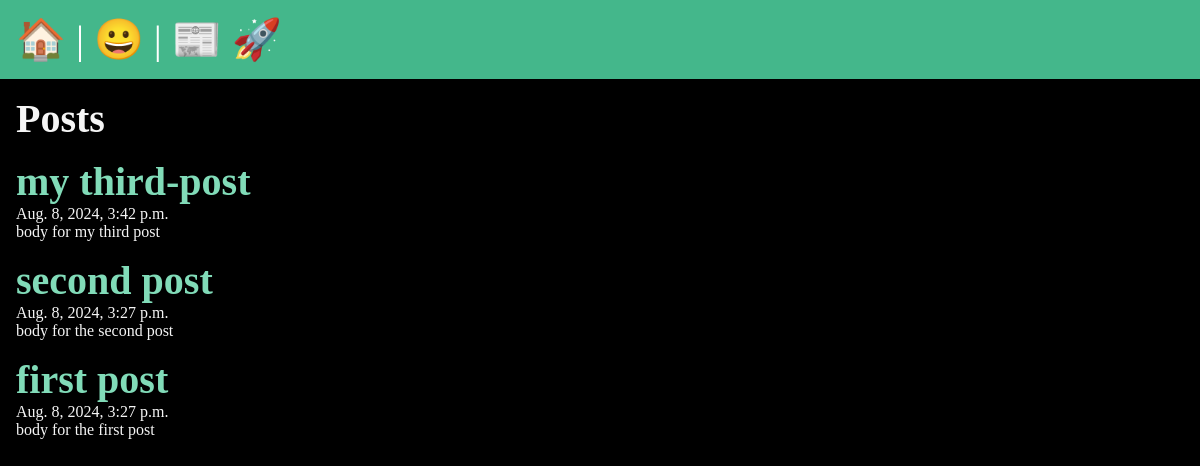
The app's page /posts/, older data.
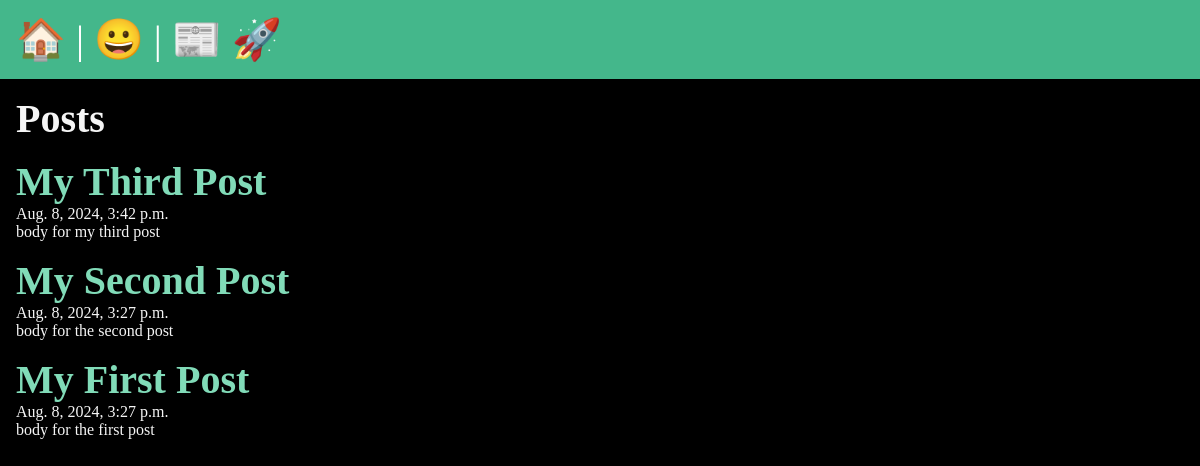
The same page, newer data.
### posts/models.py (models this page shows, shortened)
class Post(models.Model):
    title = models.CharField(max_length=75)
    body = models.TextField()
    slug = models.SlugField()
    date = models.DateTimeField(auto_now_add=True)
    banner = models.ImageField(default='fallback.png', blank=True)

### posts/views.py (the view)
# urls.py: path('', views.posts_list, name='list'),
def posts_list(request):
    posts = Post.objects.all().order_by('-date')
    return render(request, 'posts/posts_list.html', {'posts' : posts} )

### posts/templates/posts/posts_list.html (shortened to what this page needs)
{% extends "layout.html" %}
{% block content %}
    <section>
        <h1>Posts</h1>
        {% for post in posts  %}
            <article class="post">
                <h2>
                    <a href="{% url 'posts:post_page' slug=post.slug %}">
                        {{post.title}}
                    </a>
                </h2>
                <p> {{post.date}} </p>
                <p> {{post.body}} </p>
            </article>
        {% endfor %}
    </section>
{% endblock content %}

Row changes from the older to the newer data that the page shows:
changed Post "body for my third post": title "my third-post" → "My Third Post"
changed Post "body for the second post": title "second post" → "My Second Post"
changed Post "body for the first post": title "first post" → "My First Post"
